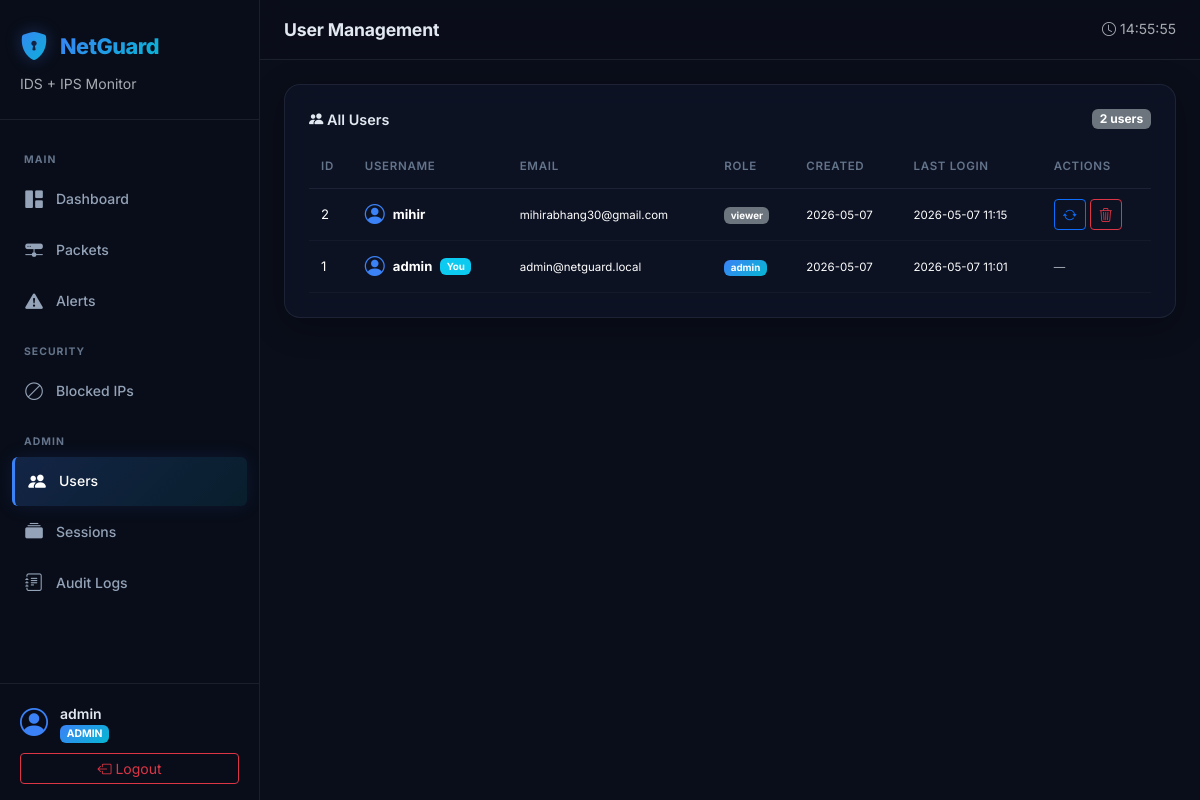
Page /admin/users (signed in) on the committed database.
### models.py (models this page shows, shortened)
class User(UserMixin, db.Model):
    __tablename__ = 'users'
    id = db.Column(db.Integer, primary_key=True, autoincrement=True)
    username = db.Column(db.String(80), unique=True, nullable=False)
    email = db.Column(db.String(120), unique=True, nullable=False)
    password_hash = db.Column(db.String(256), nullable=False)
    role = db.Column(db.String(10), nullable=False, default='viewer')  # 'admin' or 'viewer'
    created_at = db.Column(db.DateTime, nullable=False, default=datetime.utcnow)
    last_login = db.Column(db.DateTime, nullable=True)
    sessions = db.relationship('CaptureSession', backref='user', lazy=True)
    audit_logs = db.relationship('AuditLog', backref='user', lazy=True)
    blocked_ips = db.relationship('BlockedIP', backref='blocked_by_user', lazy=True)

### routes/admin.py (the view)
@admin_bp.route('/users')
@login_required
@admin_required
def user_list():
    page = request.args.get('page', 1, type=int)
    users = User.query.order_by(User.created_at.desc()).paginate(
        page=page, per_page=25, error_out=False
    )
    return render_template('admin/users.html', users=users)

### routes/admin.py (called while the page is built)
def admin_required(f):
    from functools import wraps
    @wraps(f)
    def decorated_function(*args, **kwargs):
        if current_user.role != 'admin':
            flash('Access denied. Admin privileges required.', 'danger')
            return redirect(url_for('dashboard.index'))
        return f(*args, **kwargs)
    return decorated_function

### templates/admin/users.html (shortened to what this page needs)
{% extends "base.html" %}
{% block page_title %}User Management{% endblock %}
{% block content %}
<div class="glass-card p-4">
    <div class="d-flex justify-content-between align-items-center mb-3">
        <h6 class="card-title mb-0"><i class="bi bi-people-fill"></i> All Users</h6>
        <span class="badge bg-secondary">{{ users.total }} users</span>
    </div>
    <div class="table-responsive">
        <table class="table table-hover packet-table">
            <thead>
                <tr>
                    <th>ID</th>
                    <th>Username</th>
                    <th>Email</th>
                    <th>Role</th>
                    <th>Created</th>
                    <th>Last Login</th>
                    <th>Actions</th>
                </tr>
            </thead>
            <tbody>
                {% for user in users.items %}
                <tr>
                    <td>{{ user.id }}</td>
                    <td>
                        <div class="d-flex align-items-center gap-2">
                            <div class="user-avatar-sm">
                                <i class="bi bi-person-circle"></i>
                            </div>
                            <strong>{{ user.username }}</strong>
                            {% if user.id == current_user.id %}
                            <span class="badge bg-info">You</span>
                            {% endif %}
                        </div>
                    </td>
                    <td><small>{{ user.email }}</small></td>
                    <td>
                        <span class="badge {% if user.role == 'admin' %}bg-accent{% else %}bg-secondary{% endif %}">
                            {{ user.role }}
                        </span>
                    </td>
                    <td><small>{{ user.created_at.strftime('%Y-%m-%d') }}</small></td>
                    <td>
                        {% if user.last_login %}
                        <small>{{ user.last_login.strftime('%Y-%m-%d %H:%M') }}</small>
                        {% else %}
                        <small class="text-muted">Never</small>
                        {% endif %}
                    </td>
                    <td>
                        {% if user.id != current_user.id %}
                        <div class="d-flex gap-1">
                            <form method="POST" action="{{ url_for('admin.toggle_role', user_id=user.id) }}">
                                <button type="submit" class="btn btn-outline-primary btn-sm" title="Toggle Role">
                                    <i class="bi bi-arrow-repeat"></i>
                                </button>
                            </form>
                            <form method="POST" action="{{ url_for('admin.delete_user', user_id=user.id) }}"
                                  onsubmit="return confirm('Delete user {{ user.username }}? This cannot be undone.')">
                                <button type="submit" class="btn btn-outline-danger btn-sm" title="Delete User">
                                    <i class="bi bi-trash3"></i>
                                </button>
                            </form>
                        </div>
                        {% else %}
                        <small class="text-muted">—</small>
                        {% endif %}
                    </td>
                </tr>
                {% endfor %}
            </tbody>
        </table>
    </div>
</div>
{% endblock %}

### templates/base.html (shortened to what this page needs)
<!DOCTYPE html>
<html lang="en" data-bs-theme="dark">
<head>
    <link href="https://cdn.jsdelivr.net/npm/bootstrap@5.3.3/dist/css/bootstrap.min.css" rel="stylesheet">
    <link href="https://cdn.jsdelivr.net/npm/bootstrap-icons@1.11.3/font/bootstrap-icons.css" rel="stylesheet">
    <link rel="stylesheet" href="{{ url_for('static', filename='css/style.css') }}">
</head>
<body>
    {% if current_user.is_authenticated %}
    <nav class="sidebar" id="sidebar">
        <div class="sidebar-header">
            <div class="logo-wrapper">
                <i class="bi bi-shield-lock-fill logo-icon"></i>
                <span class="logo-text">NetGuard</span>
            </div>
            <small class="text-muted d-block mt-1">IDS + IPS Monitor</small>
        </div>
        <ul class="sidebar-nav">
            <li class="nav-section-title">MAIN</li>
            <li>
                <a href="{{ url_for('dashboard.index') }}" class="sidebar-link {% if request.endpoint == 'dashboard.index' %}active{% endif %}">
                    <i class="bi bi-grid-1x2-fill"></i>
                    <span>Dashboard</span>
                </a>
            </li>
            <li>
                <a href="{{ url_for('packets.packet_list') }}" class="sidebar-link {% if request.endpoint and 'packets' in request.endpoint %}active{% endif %}">
                    <i class="bi bi-hdd-network-fill"></i>
                    <span>Packets</span>
                </a>
            </li>
            <li>
                <a href="{{ url_for('alerts.alert_list') }}" class="sidebar-link {% if request.endpoint and 'alerts' in request.endpoint %}active{% endif %}">
                    <i class="bi bi-exclamation-triangle-fill"></i>
                    <span>Alerts</span>
                    {% set unresolved_count = unresolved_alerts_count|default(0) %}
                </a>
            </li>
            <li class="nav-section-title">SECURITY</li>
            <li>
                <a href="{{ url_for('blocked.blocked_list') }}" class="sidebar-link {% if request.endpoint and 'blocked' in request.endpoint %}active{% endif %}">
                    <i class="bi bi-ban"></i>
                    <span>Blocked IPs</span>
                </a>
            </li>
            {% if current_user.role == 'admin' %}
            <li class="nav-section-title">ADMIN</li>
            <li>
                <a href="{{ url_for('admin.user_list') }}" class="sidebar-link {% if request.endpoint == 'admin.user_list' %}active{% endif %}">
                    <i class="bi bi-people-fill"></i>
                    <span>Users</span>
                </a>
            </li>
            <li>
                <a href="{{ url_for('admin.session_list') }}" class="sidebar-link {% if request.endpoint == 'admin.session_list' %}active{% endif %}">
                    <i class="bi bi-collection-fill"></i>
                    <span>Sessions</span>
                </a>
            </li>
            <li>
                <a href="{{ url_for('admin.audit_logs') }}" class="sidebar-link {% if request.endpoint == 'admin.audit_logs' %}active{% endif %}">
                    <i class="bi bi-journal-text"></i>
                    <span>Audit Logs</span>
                </a>
            </li>
            {% endif %}
        </ul>
        <div class="sidebar-footer">
            <div class="user-info">
                <div class="user-avatar">
                    <i class="bi bi-person-circle"></i>
                </div>
                <div class="user-details">
                    <span class="user-name">{{ current_user.username }}</span>
                    <span class="user-role badge {% if current_user.role == 'admin' %}bg-accent{% else %}bg-secondary{% endif %}">{{ current_user.role }}</span>
                </div>
            </div>
            <a href="{{ url_for('auth.logout') }}" class="btn btn-outline-danger btn-sm w-100 mt-2">
                <i class="bi bi-box-arrow-left"></i> Logout
            </a>
        </div>
    </nav>
    <main class="main-content" id="main-content">
        <nav class="top-navbar">
            <div class="navbar-title">
                <h1 class="page-title">{% block page_title %}Dashboard{% endblock %}</h1>
            </div>
            <div class="navbar-actions">
                <span class="text-muted small">
                    <i class="bi bi-clock"></i> <span id="currentTime"></span>
                </span>
            </div>
        </nav>
        <div class="content-wrapper">
            {% block content %}{% endblock %}
        </div>
    </main>
    {% endif %}
</body>
</html>

### rows in the picture
User: username "admin", role "ADMIN", id "1", shows "You", email "admin@netguard.local", role "admin", created_at "2026-05-07", last_login "2026-05-07 11:01"
User: id "2", username "mihir", email "mihirabhang30@gmail.com", role "viewer", created_at "2026-05-07", last_login "2026-05-07 11:15"

### other values in the picture
{{ users.total }} "2"
